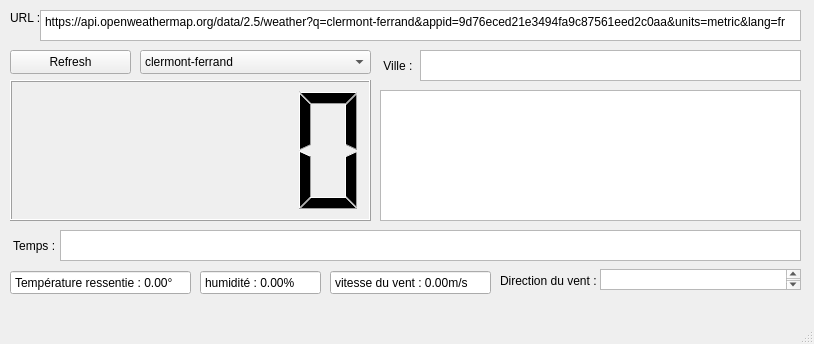
<?xml version="1.0" encoding="UTF-8"?>
<ui version="4.0">
 <class>MainWindow</class>
 <widget class="QMainWindow" name="MainWindow">
  <property name="geometry">
   <rect>
    <x>0</x>
    <y>0</y>
    <width>814</width>
    <height>344</height>
   </rect>
  </property>
  <property name="windowTitle">
   <string>MainWindow</string>
  </property>
  <widget class="QWidget" name="centralwidget">
   <widget class="QPushButton" name="Refresh">
    <property name="geometry">
     <rect>
      <x>10</x>
      <y>50</y>
      <width>121</width>
      <height>24</height>
     </rect>
    </property>
    <property name="text">
     <string>Refresh</string>
    </property>
   </widget>
   <widget class="QLCDNumber" name="temperature">
    <property name="geometry">
     <rect>
      <x>10</x>
      <y>80</y>
      <width>361</width>
      <height>141</height>
     </rect>
    </property>
   </widget>
   <widget class="QLabel" name="label_url">
    <property name="geometry">
     <rect>
      <x>10</x>
      <y>10</y>
      <width>31</width>
      <height>16</height>
     </rect>
    </property>
    <property name="text">
     <string>URL :</string>
    </property>
   </widget>
   <widget class="QTextEdit" name="url">
    <property name="geometry">
     <rect>
      <x>40</x>
      <y>10</y>
      <width>761</width>
      <height>31</height>
     </rect>
    </property>
    <property name="lineWrapMode">
     <enum>QTextEdit::WidgetWidth</enum>
    </property>
    <property name="lineWrapColumnOrWidth">
     <number>0</number>
    </property>
    <property name="html">
     <string>&lt;!DOCTYPE HTML PUBLIC &quot;-//W3C//DTD HTML 4.0//EN&quot; &quot;http://www.w3.org/TR/REC-html40/strict.dtd&quot;&gt;
&lt;html&gt;&lt;head&gt;&lt;meta name=&quot;qrichtext&quot; content=&quot;1&quot; /&gt;&lt;meta charset=&quot;utf-8&quot; /&gt;&lt;style type=&quot;text/css&quot;&gt;
p, li { white-space: pre-wrap; }
hr { height: 1px; border-width: 0; }
&lt;/style&gt;&lt;/head&gt;&lt;body style=&quot; font-family:'Segoe UI'; font-size:9pt; font-weight:400; font-style:normal;&quot;&gt;
&lt;p style=&quot; margin-top:12px; margin-bottom:12px; margin-left:0px; margin-right:0px; -qt-block-indent:0; text-indent:0px;&quot;&gt;https://api.openweathermap.org/data/2.5/weather?q=clermont-ferrand&amp;amp;appid=9d76eced21e3494fa9c87561eed2c0aa&amp;amp;units=metric&amp;amp;lang=fr&lt;/p&gt;&lt;/body&gt;&lt;/html&gt;</string>
    </property>
   </widget>
   <widget class="QComboBox" name="Ville_CB">
    <property name="geometry">
     <rect>
      <x>140</x>
      <y>50</y>
      <width>231</width>
      <height>24</height>
     </rect>
    </property>
    <property name="editable">
     <bool>false</bool>
    </property>
    <property name="currentText">
     <string>clermont-ferrand</string>
    </property>
    <item>
     <property name="text">
      <string>clermont-ferrand</string>
     </property>
    </item>
    <item>
     <property name="text">
      <string>paris</string>
     </property>
    </item>
    <item>
     <property name="text">
      <string>londres</string>
     </property>
    </item>
    <item>
     <property name="text">
      <string>lyon</string>
     </property>
    </item>
    <item>
     <property name="text">
      <string>marseille</string>
     </property>
    </item>
   </widget>
   <widget class="QLabel" name="label_ville">
    <property name="geometry">
     <rect>
      <x>380</x>
      <y>50</y>
      <width>41</width>
      <height>31</height>
     </rect>
    </property>
    <property name="text">
     <string> Ville : </string>
    </property>
   </widget>
   <widget class="QTextEdit" name="newVille">
    <property name="geometry">
     <rect>
      <x>420</x>
      <y>50</y>
      <width>381</width>
      <height>31</height>
     </rect>
    </property>
   </widget>
   <widget class="QTextEdit" name="message">
    <property name="geometry">
     <rect>
      <x>380</x>
      <y>90</y>
      <width>421</width>
      <height>131</height>
     </rect>
    </property>
   </widget>
   <widget class="QDoubleSpinBox" name="ressenti">
    <property name="geometry">
     <rect>
      <x>10</x>
      <y>270</y>
      <width>181</width>
      <height>25</height>
     </rect>
    </property>
    <property name="buttonSymbols">
     <enum>QAbstractSpinBox::NoButtons</enum>
    </property>
    <property name="prefix">
     <string>Température ressentie : </string>
    </property>
    <property name="suffix">
     <string>°</string>
    </property>
    <property name="minimum">
     <double>-99.989999999999995</double>
    </property>
    <property name="singleStep">
     <double>0.010000000000000</double>
    </property>
   </widget>
   <widget class="QDoubleSpinBox" name="vitesse_vent">
    <property name="geometry">
     <rect>
      <x>330</x>
      <y>270</y>
      <width>161</width>
      <height>25</height>
     </rect>
    </property>
    <property name="buttonSymbols">
     <enum>QAbstractSpinBox::NoButtons</enum>
    </property>
    <property name="prefix">
     <string>vitesse du vent : </string>
    </property>
    <property name="suffix">
     <string>m/s</string>
    </property>
   </widget>
   <widget class="QDoubleSpinBox" name="humidite">
    <property name="geometry">
     <rect>
      <x>200</x>
      <y>270</y>
      <width>121</width>
      <height>25</height>
     </rect>
    </property>
    <property name="buttonSymbols">
     <enum>QAbstractSpinBox::NoButtons</enum>
    </property>
    <property name="prefix">
     <string>humidité : </string>
    </property>
    <property name="suffix">
     <string>%</string>
    </property>
   </widget>
   <widget class="QTextEdit" name="temps">
    <property name="geometry">
     <rect>
      <x>60</x>
      <y>230</y>
      <width>741</width>
      <height>31</height>
     </rect>
    </property>
   </widget>
   <widget class="QLabel" name="label_temp">
    <property name="geometry">
     <rect>
      <x>10</x>
      <y>230</y>
      <width>81</width>
      <height>31</height>
     </rect>
    </property>
    <property name="text">
     <string> Temps : </string>
    </property>
   </widget>
   <widget class="QLabel" name="label_dir_vent">
    <property name="geometry">
     <rect>
      <x>500</x>
      <y>270</y>
      <width>101</width>
      <height>21</height>
     </rect>
    </property>
    <property name="text">
     <string>Direction du vent :</string>
    </property>
   </widget>
   <widget class="QTextEdit" name="direction_vent">
    <property name="geometry">
     <rect>
      <x>600</x>
      <y>269</y>
      <width>201</width>
      <height>21</height>
     </rect>
    </property>
   </widget>
  </widget>
  <widget class="QMenuBar" name="menubar">
   <property name="geometry">
    <rect>
     <x>0</x>
     <y>0</y>
     <width>814</width>
     <height>21</height>
    </rect>
   </property>
  </widget>
  <widget class="QStatusBar" name="statusbar"/>
 </widget>
 <resources/>
 <connections>
  <connection>
   <sender>url</sender>
   <signal>textChanged()</signal>
   <receiver>MainWindow</receiver>
   <slot>url_change()</slot>
   <hints>
    <hint type="sourcelabel">
     <x>289</x>
     <y>57</y>
    </hint>
    <hint type="destinationlabel">
     <x>289</x>
     <y>67</y>
    </hint>
   </hints>
  </connection>
  <connection>
   <sender>Ville_CB</sender>
   <signal>currentTextChanged(QString)</signal>
   <receiver>MainWindow</receiver>
   <slot>CB_change()</slot>
   <hints>
    <hint type="sourcelabel">
     <x>199</x>
     <y>78</y>
    </hint>
    <hint type="destinationlabel">
     <x>199</x>
     <y>62</y>
    </hint>
   </hints>
  </connection>
  <connection>
   <sender>Refresh</sender>
   <signal>clicked()</signal>
   <receiver>MainWindow</receiver>
   <slot>search()</slot>
   <hints>
    <hint type="sourcelabel">
     <x>97</x>
     <y>76</y>
    </hint>
    <hint type="destinationlabel">
     <x>97</x>
     <y>67</y>
    </hint>
   </hints>
  </connection>
  <connection>
   <sender>newVille</sender>
   <signal>textChanged()</signal>
   <receiver>MainWindow</receiver>
   <slot>new_ville()</slot>
   <hints>
    <hint type="sourcelabel">
     <x>445</x>
     <y>85</y>
    </hint>
    <hint type="destinationlabel">
     <x>444</x>
     <y>67</y>
    </hint>
   </hints>
  </connection>
 </connections>
 <slots>
  <slot>url_change()</slot>
  <slot>CB_change()</slot>
  <slot>search()</slot>
  <slot>new_ville()</slot>
 </slots>
</ui>
